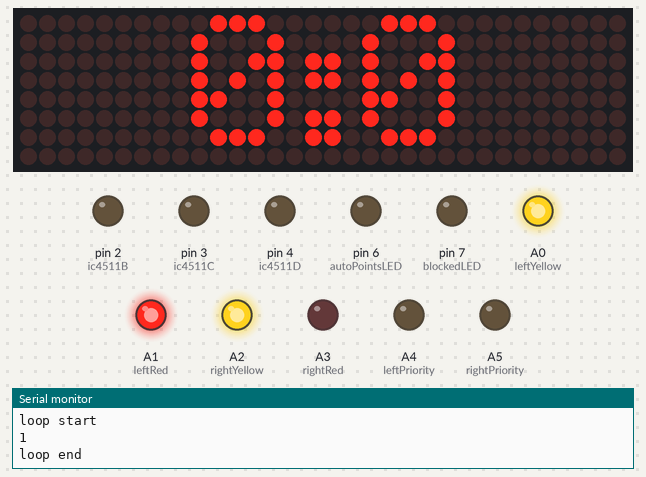
A sketch run on a simulated Arduino Uno, built with avr-gcc and run on an emulated ATmega328P. Shown: 32×8 LED matrix, output pins drawn as LEDs (lit = HIGH), the last lines printed to the serial monitor. Random numbers use the default seed unless the sketch sets one; pins used as bus, display or sensor lines are not drawn.

Above: at 0.1 s.
At 15.1 s:
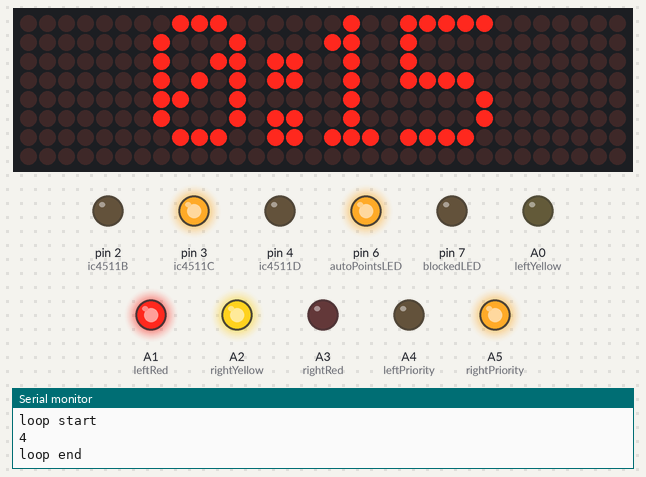
At 30.1 s:
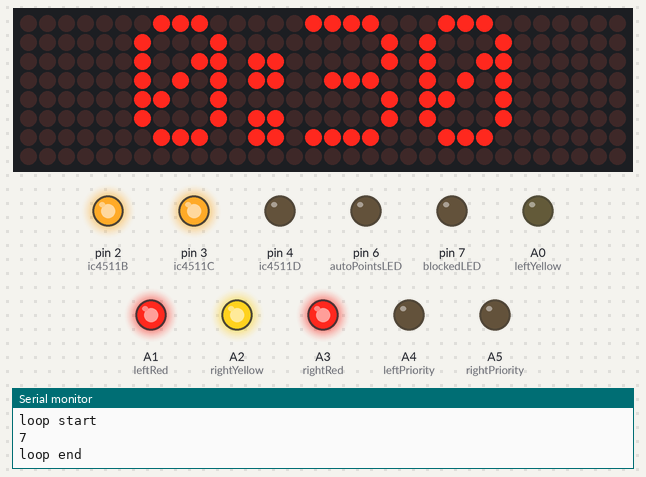
At 60.1 s:
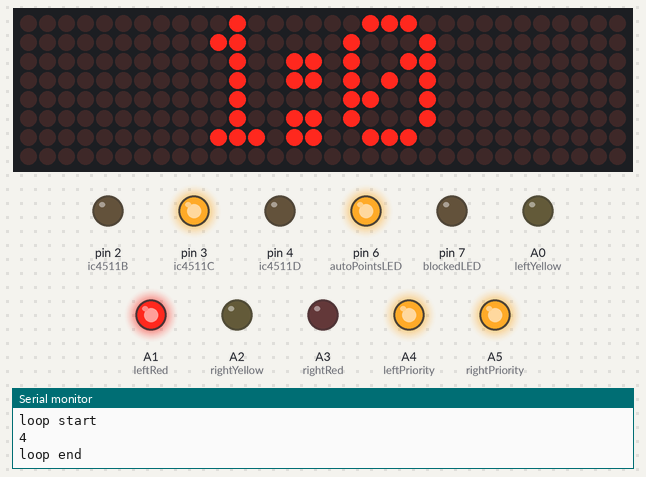
At 90.1 s:
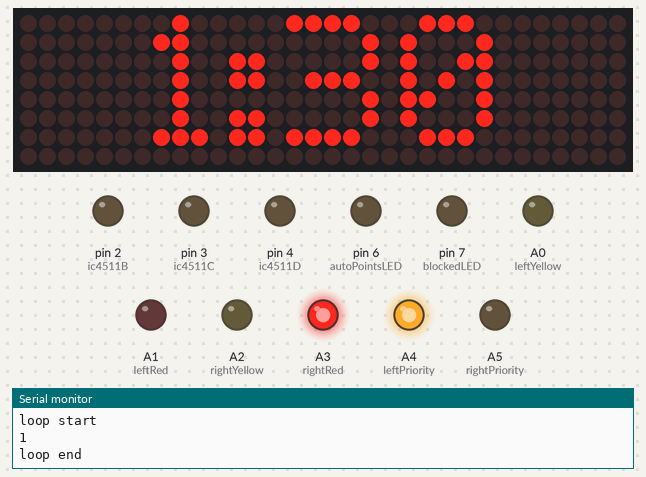
At 125.1 s:
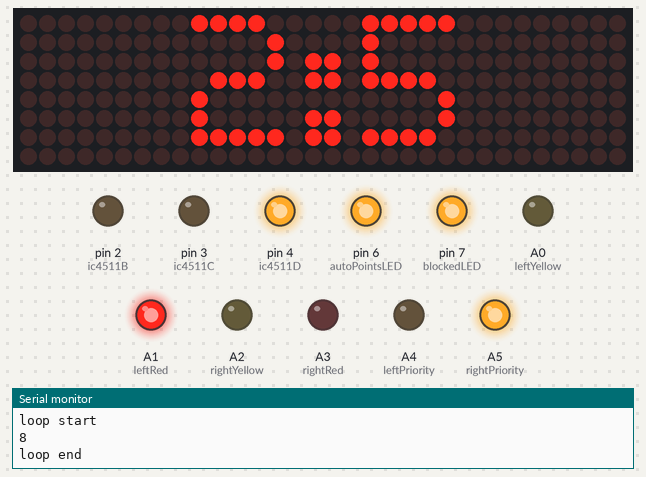
Timing chart, 0 to 126.6 s (numbered marks = the images above):
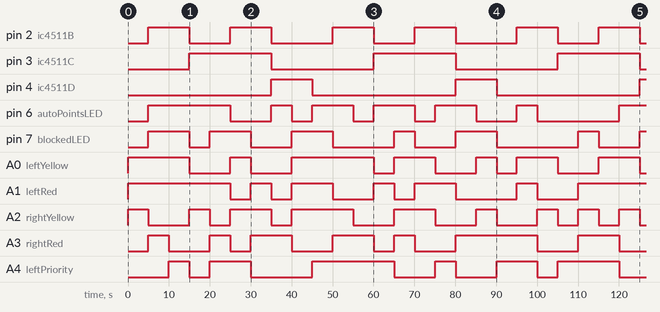

The sketch:

Randomized_display_test_2_No_scores.ino
```cpp
#include <MD_Parola.h>
#include <MD_MAX72xx.h>
#include <SPI.h>

const uint8_t ic4511A=1;
const uint8_t ic4511B=2;
const uint8_t ic4511C=3;
const uint8_t ic4511D=4;
const uint8_t autoPointsLED=6;
const uint8_t blockedLED=7;
const uint8_t leftYellow=A0;
const uint8_t leftRed=A1;
const uint8_t rightYellow=A2;
const uint8_t rightRed=A3;
const uint8_t leftPriority=A4;
const uint8_t rightPriority=A5;
const uint8_t cs=10;//CPI CS for matrix 1
const uint8_t maxFC16Devices=4;//Number of MAX7219 ICs in an FC16 module
const MD_MAX72XX::moduleType_t FC16Hardware = MD_MAX72XX::FC16_HW;//Generic hardware type for score display

//MD_Parola instances to communicate with matrixes through SPI
MD_Parola timerDisplay = MD_Parola(FC16Hardware, cs, maxFC16Devices);

//Scores, period and time to display
uint8_t period=1;
unsigned long elapsedTime=0;

void setup() {
  // put your setup code here, to run once:
  Serial.begin(9600);
  Serial.println("setup start");
  //Set pinmodes
  //HC45 binary data pins
  pinMode(ic4511A, OUTPUT);
  pinMode(ic4511B, OUTPUT);
  pinMode(ic4511C, OUTPUT);
  pinMode(ic4511D, OUTPUT);
  //LED pins
  pinMode(autoPointsLED, OUTPUT);
  pinMode(blockedLED, OUTPUT);
  pinMode(leftYellow, OUTPUT);
  pinMode(leftRed, OUTPUT);
  pinMode(rightYellow, OUTPUT);
  pinMode(rightRed, OUTPUT);
  pinMode(leftPriority, OUTPUT);
  pinMode(rightPriority, OUTPUT);
  //Set digital write values to LOW to begin
  //4511 pins to make a 0
  digitalWrite(ic4511A, LOW);
  digitalWrite(ic4511B, LOW);
  digitalWrite(ic4511C, LOW);
  digitalWrite(ic4511D, LOW);
  //LEDs off
  digitalWrite(autoPointsLED, LOW);
  digitalWrite(blockedLED, LOW);
  digitalWrite(leftYellow, LOW);
  digitalWrite(leftRed, LOW);
  digitalWrite(rightYellow, LOW);
  digitalWrite(rightRed, LOW);
  digitalWrite(leftPriority, LOW);
  digitalWrite(rightPriority, LOW);
  //Initialice MAX7219 displays
  timerDisplay.begin();//Initialice display
  timerDisplay.setIntensity(15);//Set display intensity
  timerDisplay.displayClear(0);//Clear the display
  timerDisplay.setTextAlignment(PA_CENTER);
  Serial.println("setup done");
}

void loop() {
  // put your main code here, to run repeatedly:
  Serial.println("loop start");
  elapsedTime=millis();
  periodTimeDisplay();
  periodDisplay();
  cardsDisplay();
  priorityDisplay();
  autoPointsDisplay();
  blockedDisplay();
  Serial.println("loop end");
  delay(5000);//Wait 10 seconds to give time for users to view demo
}

void periodTimeDisplay(){
  uint8_t timerMinutes = elapsedTime/60000;
  uint8_t timerSeconds = elapsedTime%60000/1000;
  String displayTime = String(timerMinutes)+":"+String(timerSeconds);
  timerDisplay.print(displayTime);
}

void periodDisplay(){
  Serial.println(period);
  //Turn pwriod number into binary
  String binaryPeriod = String(period, BIN);
  //Add missing zeroes to have a 4 bit binary
  while(binaryPeriod.length()<4){
    binaryPeriod="0"+binaryPeriod;
  }
  //Check each bit and write to the 4511 IC
  uint8_t ledStatus = binaryPeriod.charAt(3)=='1'?1:0;
  digitalWrite(ic4511A, ledStatus);
  ledStatus = binaryPeriod.charAt(2)=='1'?1:0;
  digitalWrite(ic4511B, ledStatus);
  ledStatus = binaryPeriod.charAt(1)=='1'?1:0;
  digitalWrite(ic4511C, ledStatus);
  ledStatus = binaryPeriod.charAt(0)=='1'?1:0;
  digitalWrite(ic4511D, ledStatus);
  period = period == 9 ? 1 : period+1;
}

void cardsDisplay(){
  uint8_t randOnOff = random(0,2);
  digitalWrite(leftYellow, randOnOff ? HIGH : LOW);
  randOnOff = random(0,2);
  digitalWrite(leftRed, randOnOff ? HIGH : LOW);
  randOnOff = random(0,2);
  digitalWrite(rightYellow, randOnOff ? HIGH : LOW);
  randOnOff = random(0,2);
  digitalWrite(rightRed, randOnOff ? HIGH : LOW);
}

void priorityDisplay(){
  uint8_t randOnOff = random(0,2);
  digitalWrite(leftPriority, randOnOff ? HIGH : LOW);
  randOnOff = random(0,2);
  digitalWrite(rightPriority, randOnOff ? HIGH : LOW);
}

void autoPointsDisplay(){
  uint8_t randOnOff = random(0,2);
  digitalWrite(autoPointsLED, randOnOff ? HIGH : LOW);
}

void blockedDisplay(){
  uint8_t randOnOff = random(0,2);
  digitalWrite(blockedLED, randOnOff ? HIGH : LOW);
}
```

Measured:
- by itself, pin 2 (ic4511B): repeats every 45.0 s: LOW 10.0 s, HIGH 10.0 s, LOW 15.0 s, HIGH 10.0 s
- by itself, pin 3 (ic4511C): alternates HIGH for 20.0 s and LOW for 25.0 s
- by itself, pin 4 (ic4511D): alternates HIGH for 10.0 s and LOW for 35.0 s
- by itself, pin 6 (autoPointsLED): LOW → HIGH at 5.0 s, → LOW 20.0 s later, → HIGH 10.0 s later, → LOW 5.0 s later, … (13 changes in this stretch)
- by itself, pin 7 (blockedLED): LOW → HIGH at 5.0 s, → LOW 10.0 s later, → HIGH 5.0 s later, → LOW 10.0 s later, … (13 changes in this stretch)
- by itself, A0 (leftYellow): LOW → HIGH at 0.00 s, → LOW 15.0 s later, → HIGH 10.0 s later, → LOW 5.0 s later, … (14 changes in this stretch)
- by itself, A1 (leftRed): LOW → HIGH at 0.00 s, → LOW 25.0 s later, → HIGH 5.0 s later, → LOW 5.0 s later, … (13 changes in this stretch)
- by itself, A2 (rightYellow): LOW → HIGH at 0.00 s, → LOW 5.0 s later, → HIGH 10.0 s later, → LOW 5.0 s later, … (18 changes in this stretch)
